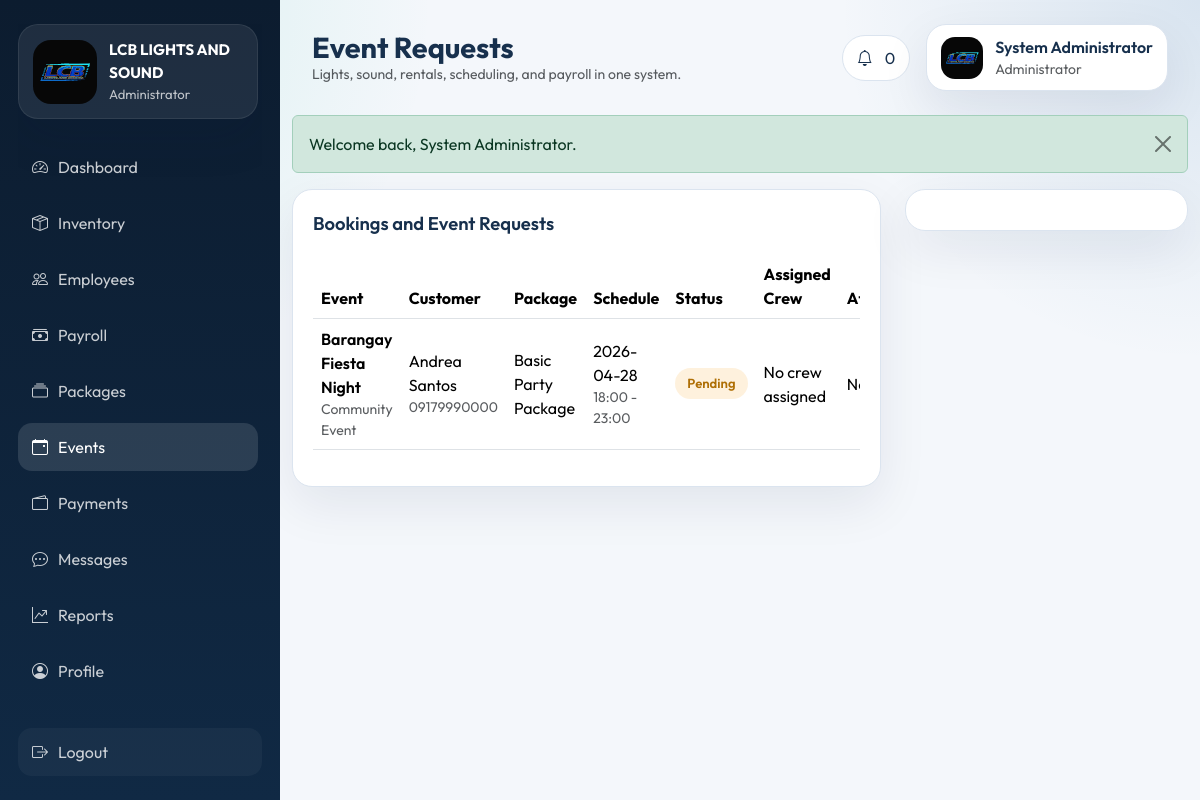
/admin/events.php (signed in), run on the app's committed database.
### tables this page shows
CREATE TABLE events (
    id INT AUTO_INCREMENT PRIMARY KEY,
    rental_user_id INT NOT NULL,
    package_id INT NULL,
    event_name VARCHAR(150) NOT NULL,
    event_type VARCHAR(100) NOT NULL,
    event_date DATE NOT NULL,
    start_time TIME NOT NULL,
    end_time TIME NOT NULL,
    address TEXT NOT NULL,
    full_name VARCHAR(150) NOT NULL,
    contact_number VARCHAR(30) NOT NULL,
    notes TEXT NULL,
    attachment_filename VARCHAR(255) NULL,
    event_status ENUM('Pending', 'Approved', 'Denied', 'Completed') NOT NULL DEFAULT 'Pending',
    created_at TIMESTAMP DEFAULT CURRENT_TIMESTAMP,
    FOREIGN KEY (rental_user_id) REFERENCES users(id) ON DELETE CASCADE,
    FOREIGN KEY (package_id) REFERENCES packages(id) ON DELETE SET NULL
);

CREATE TABLE users (
    id INT AUTO_INCREMENT PRIMARY KEY,
    username VARCHAR(100) NOT NULL UNIQUE,
    password_hash VARCHAR(255) NOT NULL,
    account_type ENUM('administrator', 'employee', 'rental') NOT NULL,
    full_name VARCHAR(150) NOT NULL,
    address TEXT NULL,
    contact_number VARCHAR(30) NULL,
    employee_role ENUM('Sound Technician', 'Light Technician', 'Crew') NULL,
    profile_image VARCHAR(255) NULL,
    is_active TINYINT(1) NOT NULL DEFAULT 1,
    created_at TIMESTAMP DEFAULT CURRENT_TIMESTAMP
);

CREATE TABLE packages (
    id INT AUTO_INCREMENT PRIMARY KEY,
    package_name VARCHAR(150) NOT NULL,
    description TEXT NULL,
    equipment_ids TEXT NULL,
    equipment_summary TEXT NULL,
    price DECIMAL(10,2) NOT NULL DEFAULT 0,
    availability_status ENUM('Available', 'Unavailable') NOT NULL DEFAULT 'Available',
    approval_status ENUM('Pending', 'Approved', 'Denied') NOT NULL DEFAULT 'Pending',
    submitted_by INT NULL,
    approved_by INT NULL,
    created_at TIMESTAMP DEFAULT CURRENT_TIMESTAMP,
    FOREIGN KEY (submitted_by) REFERENCES users(id) ON DELETE SET NULL,
    FOREIGN KEY (approved_by) REFERENCES users(id) ON DELETE SET NULL
);

### config/helpers.php (called while the page is built, shortened)
<?php
function db(): mysqli
{
    global $mysqli;
    return $mysqli;
}
function e(?string $value): string
{
    return htmlspecialchars((string) $value, ENT_QUOTES, 'UTF-8');
}
function current_user(): ?array
{
    return $_SESSION['user'] ?? null;
}
function fetch_one(string $sql, string $types = '', array $params = []): ?array
{
    $stmt = db()->prepare($sql);
    if ($types !== '') {
        $stmt->bind_param($types, ...$params);
    }
    $stmt->execute();
    $result = $stmt->get_result()->fetch_assoc();
    return $result ?: null;
}
function fetch_all(string $sql, string $types = '', array $params = []): array
{
    $stmt = db()->prepare($sql);
    $stmt->execute();
    return $stmt->get_result()->fetch_all(MYSQLI_ASSOC);
}

### admin/events.php (the view, shortened to what this page needs)
<?php
$events = fetch_all('
    SELECT e.*, p.package_name, u.full_name AS customer_name,
           GROUP_CONCAT(DISTINCT crew.full_name ORDER BY crew.full_name SEPARATOR ", ") AS assigned_employees
    FROM events e
    LEFT JOIN packages p ON p.id = e.package_id
    JOIN users u ON u.id = e.rental_user_id
    LEFT JOIN event_assignments ea ON ea.event_id = e.id
    LEFT JOIN users crew ON crew.id = ea.employee_id
    GROUP BY e.id, p.package_name, u.full_name
    ORDER BY e.event_date DESC, e.start_time DESC
');
require BASE_PATH . '/partials/layout_top.php';
?>
<div class="row g-4">
    <div class="col-lg-8">
        <div class="content-card">
            <div class="section-title mb-3">Bookings and Event Requests</div>
            <div class="table-responsive">
                <table class="table datatable align-middle">
                    <thead><tr><th>Event</th><th>Customer</th><th>Package</th><th>Schedule</th><th>Status</th><th>Assigned Crew</th><th>Attachment</th><th>Actions</th></tr></thead>
                    <tbody>
                    <?php foreach ($events as $event): ?>
                        <tr>
                            <td><div class="fw-semibold"><?= e($event['event_name']) ?></div><div class="small text-muted"><?= e($event['event_type']) ?></div></td>
                            <td><?= e($event['customer_name']) ?><div class="small text-muted"><?= e($event['contact_number']) ?></div></td>
                            <td><?= e($event['package_name'] ?? 'Custom') ?></td>
                            <td><?= e($event['event_date']) ?><div class="small text-muted"><?= e(substr($event['start_time'], 0, 5)) ?> - <?= e(substr($event['end_time'], 0, 5)) ?></div></td>
                            <td><span class="status-pill status-<?= strtolower($event['event_status']) ?>"><?= e($event['event_status']) ?></span></td>
                            <td><?= e($event['assigned_employees'] ?: 'No crew assigned') ?></td>
                            <td><?= $event['attachment_filename'] ? '<a href="' . e(app_url('uploads/events/' . $event['attachment_filename'])) . '" target="_blank">Open</a>' : 'None' ?></td>
                        </tr>
                    <?php endforeach; ?>
                    </tbody>
                </table>
            </div>
        </div>
    </div>
    <div class="col-lg-4">
        <div class="calendar-card" data-calendar data-events='<?= e(json_encode(array_map(static fn ($row): array => [
            'event_name' => $row['event_name'],
            'event_date' => $row['event_date'],
            'event_type' => $row['event_type'],
            'start_time' => $row['start_time'],
            'end_time' => $row['end_time'],
            'event_status' => $row['event_status'],
            'package_name' => $row['package_name'],
            'customer_name' => $row['customer_name'],
            'assigned_employees' => $row['assigned_employees'],
        ], $events))) ?>'></div>
    </div>
</div>
<?php require BASE_PATH . '/partials/layout_bottom.php'; ?>

### assets/css/style.css (style rules this page uses)
:root { --bg: #f4f7fb; --surface: #ffffff; --surface-alt: #0c1c2f; --text: #17304d; --muted: #6e8097; --primary: #145da0; --accent: #1fbf9f; --warning: #f39c12; --danger: #d64545; --border: #dbe4ef; --shadow: 0 18px 50px rgba(8, 31, 61, 0.08); }
* { box-sizing: border-box; }
body { margin: 0; background: radial-gradient(circle at top left, rgba(31, 191, 159, 0.16), transparent 30%), radial-gradient(circle at top right, rgba(20, 93, 160, 0.12), transparent 25%), var(--bg); color: var(--text); font-family: 'Outfit', sans-serif; }
.brand-card, .user-chip, .stats-card, .content-card, .mini-card, .auth-card, .calendar-card { background: var(--surface); border: 1px solid var(--border); border-radius: 20px; box-shadow: var(--shadow); }
.stats-card, .content-card, .mini-card, .calendar-card { padding: 20px; }
.section-title { font-size: 1.15rem; font-weight: 600; }
.status-pill { display: inline-flex; align-items: center; border-radius: 999px; padding: 6px 12px; font-size: 0.82rem; font-weight: 600; }
.status-in-use, .status-pending, .status-partial, .status-unavailable { background: rgba(243, 156, 18, 0.14); color: #af6f05; }
.container-fluid, .row, .content-card, .calendar-card, .stats-card { min-width: 0; }

### data on the page
events: event_name "Barangay Fiesta Night", event_type "Community Event", rental_user.full_name "Andrea Santos", contact_number "09179990000", package.package_name "Basic Party Package", event_date "2026-04-28", start_time "18:00", end_time "23:00", event_status "Pending", assigned_employees "No crew assigned", shows "None"

### other printed values
role_label($accountType) "Administrator"
$label "Dashboard"
$label "Inventory"
$label "Employees"
$label "Payroll"
$label "Packages"
$label "Events"
$label "Payments"
$label "Messages"
$label "Reports"
$label "Profile"
$pageTitle "Event Requests"
$notificationCount "0"
$user['full_name'] "System Administrator"
$user['employee_role'] "Administrator"
